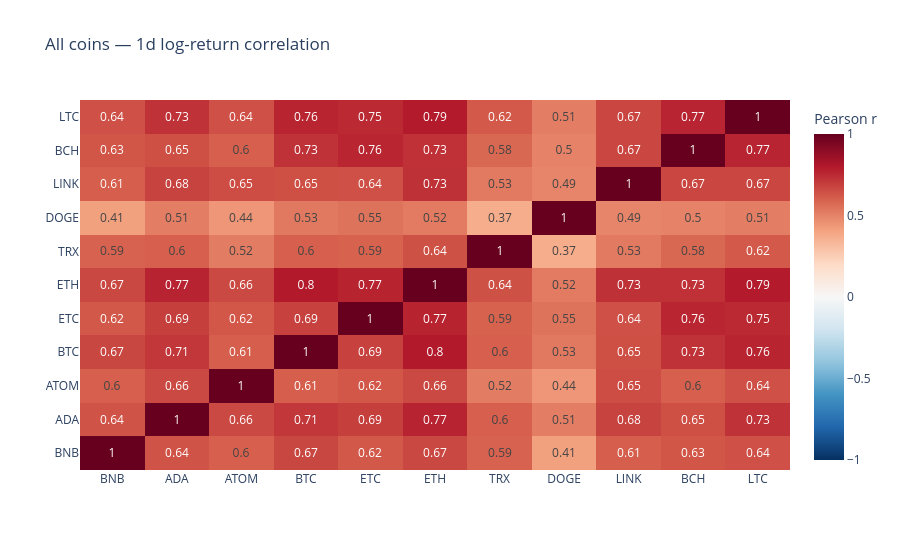

Notebook code cell kept with this figure:
### Markdown cell above
## 7. Heatmap giữa toàn bộ coin

Correlation được tính pairwise tại timestamp cả hai coin đều có return. Coin niêm yết muộn có ít overlap hơn, nên xem cùng ma trận số quan sát. Symbol được sắp theo category để các cụm nhóm nằm cạnh nhau.

### Code cell
ordered_symbols = sorted(log_returns.columns, key=lambda s: (category_by_symbol.get(s, "unknown"), s))

def correlation_figure(symbols, title):
    correlation = log_returns[list(symbols)].corr(
        method="pearson", min_periods=MIN_CORRELATION_OBSERVATIONS
    )
    figure = go.Figure(go.Heatmap(
        z=correlation.to_numpy(), x=correlation.columns, y=correlation.index,
        zmin=-1, zmax=1, zmid=0, colorscale="RdBu_r",
        text=correlation.round(2).to_numpy(), texttemplate="%{text}",
        colorbar={"title": "Pearson r"}, hoverongaps=False,
    ))
    figure.update_layout(title=title, height=max(550, 35 * len(symbols)))
    return figure

display(correlation_figure(ordered_symbols, f"All coins — {INTERVAL} log-return correlation"))
valid = log_returns[ordered_symbols].notna().astype(int)
overlap_counts = valid.T.dot(valid)
display(overlap_counts.style.background_gradient(cmap="Blues").set_caption(
    "Pairwise overlapping return observations"
))

### Figure 1 — Plotly figure (JSON) as saved in the notebook; plotly's stock layout.template omitted (floating-point values rounded to 4 significant figures)
{"data": [{"colorbar": {"title": {"text": "Pearson r"}}, "colorscale": [[0, "rgb(5,48,97)"], [0.1, "rgb(33,102,172)"], [0.2, "rgb(67,147,195)"], [0.3, "rgb(146,197,222)"], [0.4, "rgb(209,229,240)"], [0.5, "rgb(247,247,247)"], [0.6, "rgb(253,219,199)"], [0.7, "rgb(244,165,130)"], [0.8, "rgb(214,96,77)"], [0.9, "rgb(178,24,43)"], [1, "rgb(103,0,31)"]], "hoverongaps": false, "text": [[1, 0.64, 0.6, 0.67, 0.62, 0.67, 0.59, 0.41, 0.61, 0.63, 0.64], [0.64, 1, 0.66, 0.71, 0.69, 0.77, 0.6, 0.51, 0.68, 0.65, 0.73], [0.6, 0.66, 1, 0.61, 0.62, 0.66, 0.52, 0.44, 0.65, 0.6, 0.64], [0.67, 0.71, 0.61, 1, 0.69, 0.8, 0.6, 0.53, 0.65, 0.73, 0.76], [0.62, 0.69, 0.62, 0.69, 1, 0.77, 0.59, 0.55, 0.64, 0.76, 0.75], [0.67, 0.77, 0.66, 0.8, 0.77, 1, 0.64, 0.52, 0.73, 0.73, 0.79], [0.59, 0.6, 0.52, 0.6, 0.59, 0.64, 1, 0.37, 0.53, 0.58, 0.62], [0.41, 0.51, 0.44, 0.53, 0.55, 0.52, 0.37, 1, 0.49, 0.5, 0.51], [0.61, 0.68, 0.65, 0.65, 0.64, 0.73, 0.53, 0.49, 1, 0.67, 0.67], [0.63, 0.65, 0.6, 0.73, 0.76, 0.73, 0.58, 0.5, 0.67, 1, 0.77], [0.64, 0.73, 0.64, 0.76, 0.75, 0.79, 0.62, 0.51, 0.67, 0.77, 1]], "texttemplate": "%{text}", "type": "heatmap", "x": ["BNB", "ADA", "ATOM", "BTC", "ETC", "ETH", "TRX", "DOGE", "LINK", "BCH", "LTC"], "y": ["BNB", "ADA", "ATOM", "BTC", "ETC", "ETH", "TRX", "DOGE", "LINK", "BCH", "LTC"], "z": [[1, 0.6359, 0.5998, 0.6705, 0.6196, 0.6662, 0.5943, 0.4114, 0.6064, 0.6289, 0.6439], [0.6359, 1, 0.6648, 0.7135, 0.692, 0.7698, 0.6017, 0.514, 0.6817, 0.6451, 0.7285], [0.5998, 0.6648, 1, 0.6067, 0.6237, 0.6641, 0.5179, 0.4432, 0.6527, 0.6008, 0.6435], [0.6705, 0.7135, 0.6067, 1, 0.6851, 0.7984, 0.6017, 0.5271, 0.6453, 0.7254, 0.7649], [0.6196, 0.692, 0.6237, 0.6851, 1, 0.7693, 0.5921, 0.545, 0.6436, 0.762, 0.7517], [0.6662, 0.7698, 0.6641, 0.7984, 0.7693, 1, 0.642, 0.523, 0.7315, 0.7295, 0.7944], [0.5943, 0.6017, 0.5179, 0.6017, 0.5921, 0.642, 1, 0.3702, 0.5252, 0.578, 0.6174], [0.4114, 0.514, 0.4432, 0.5271, 0.545, 0.523, 0.3702, 1, 0.4936, 0.5018, 0.5143], [0.6064, 0.6817, 0.6527, 0.6453, 0.6436, 0.7315, 0.5252, 0.4936, 1, 0.6689, 0.6735], [0.6289, 0.6451, 0.6008, 0.7254, 0.762, 0.7295, 0.578, 0.5018, 0.6689, 1, 0.7667], [0.6439, 0.7285, 0.6435, 0.7649, 0.7517, 0.7944, 0.6174, 0.5143, 0.6735, 0.7667, 1]], "zmax": 1, "zmid": 0, "zmin": -1}], "layout": {"height": 550, "title": {"text": "All coins — 1d log-return correlation"}}}
